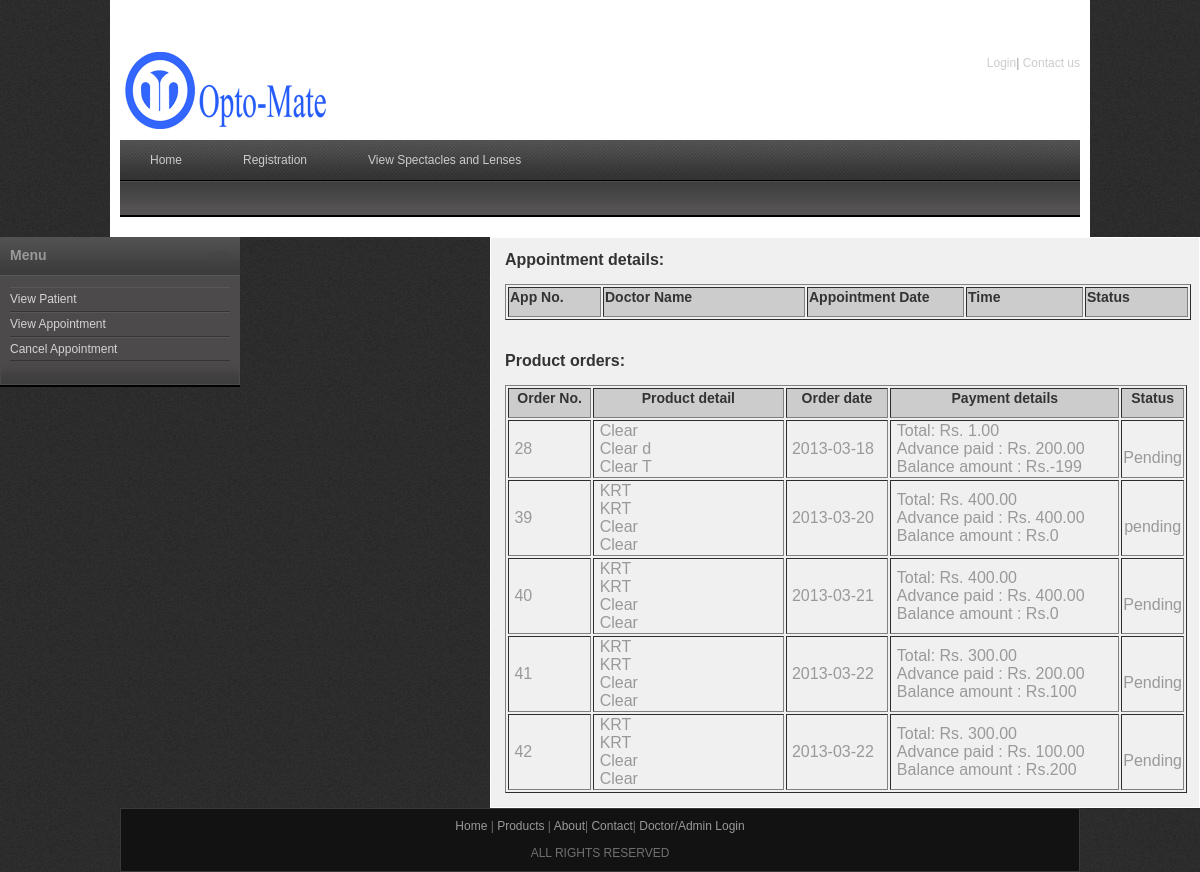
Screenshot of /patienthome.php with the database file from the repository.
### tables this page shows
CREATE TABLE IF NOT EXISTS `orders` (
  `order_id` int(10) NOT NULL AUTO_INCREMENT,
  `admin_id` int(10) NOT NULL,
  `test_id` int(10) NOT NULL,
  `prod_id` int(10) NOT NULL,
  `order_date` date NOT NULL,
  `total` double(10,2) NOT NULL,
  `dispatch_date` date NOT NULL,
  `payment` double(10,2) NOT NULL,
  `status` varchar(30) NOT NULL,
  PRIMARY KEY (`order_id`)
);

CREATE TABLE IF NOT EXISTS `products` (
  `prod_id` int(10) NOT NULL AUTO_INCREMENT,
  `branch_id` int(10) NOT NULL,
  `name` varchar(50) NOT NULL,
  `product_type` varchar(50) NOT NULL,
  `sub_type` varchar(25) NOT NULL,
  `image` varchar(100) NOT NULL,
  `color` varchar(20) NOT NULL,
  `cost` double(10,2) NOT NULL,
  `quantity` int(10) NOT NULL,
  PRIMARY KEY (`prod_id`)
);

### patienthome.php (the view, shortened to what this page needs)
<?php
include("includes/header.php");
?>
    <div id="templatemo_main">
   		<div id="sidebar" class="float_l">
        	<div class="sidebar_box"><span class="bottom"></span>
            	<?php
				include("sidebar.php");
				?>
            </div>
   		</div>
      <div id="content" class="float_r">
        <h4><strong> Appointment details:</strong></h4>
        <table width="686" border="1">
<tr bgcolor="#CCCCCC">
  <td width="89" height="23"><h5><strong>App No.</strong></h5></td>
        <td width="198"><h5><strong>Doctor Name</strong></h5></td>
                <td width="153"><h5><strong>Appointment Date</strong></h5></td>
                    <td width="113"><h5><strong>Time</strong></h5></td>
                <td width="99"><h5><strong>Status</strong></h5></td>
      </tr>
          </table>
          <br /><br />
        <h4> <strong>Product orders:</strong></h4>
        <table width="682" border="1">
            <tr bgcolor="#CCCCCC">
              <th width="80" scope="col"><h5><strong>Order No.</strong></h5></th>
              <th width="189" scope="col"><h5><strong>Product detail</strong></h5></th>
              <th width="100" scope="col"><h5><strong>Order date</strong></h5></th>
              <th width="228" scope="col"><h5><strong>Payment details</strong></h5></th>
              <th width="51" scope="col"><h5><strong>Status</strong></h5></th>
          </tr>
            <?php
			$dt= date("Y-m-d");
$resorders =  mysql_query("SELECT * FROM  orders WHERE  dispatch_date <  '$dt' AND status='Pending' AND payment >='1'");
			while($recrows = mysql_fetch_array($resorders))
			{
           echo " <tr>
              <td>&nbsp;$recrows[order_id]</td>
              <td>";
			  $restorders2 =  mysql_query("SELECT * FROM orders where test_id ='$recrows[test_id]'");
			  		while($recrows2 = mysql_fetch_array($restorders2))
					{
						 $restorders3 =  mysql_query("SELECT * FROM products where prod_id ='$recrows2[prod_id]'");
			  				while($recrows3 = mysql_fetch_array($restorders3))
							{
							echo "&nbsp;".$recrows3[name]. "<br>";
							}
					}
			  echo "</td>
              <td>&nbsp;$recrows[order_date]</td>
              <td>&nbsp;Total: Rs. $recrows[total]<br>
			  &nbsp;Advance paid : Rs. $recrows[payment]<br>";
			 echo "&nbsp;Balance amount : Rs.". $balamt = $recrows[total]-$recrows[payment];
			  echo "</td>  <td align='center'>&nbsp;
			  $recrows[status]
			  </td></tr>";
            }
            ?>
          </table>
      </div>
  </div>
    <?php
include("includes/footer.php");
?>

### CSS/templatemo_style.css (style rules this page uses)
body { margin: 0; padding: 0; color: #999; font-family: Tahoma, Geneva, sans-serif; font-size: 12px; line-height: 1.4em; background-color: #2e2e2e; background-repeat: repeat; background-image: url(../images/templatemo_body.jpg) }
h1, h2, h3, h4, h5, h6 { color: #333; font-weight: normal; }
h4 { font-size: 16px; margin: 0 0 15px; padding: 0; }
h5 { font-size: 14px; margin: 0 0 10px; padding: 0; }
.float_l { float: left }
.float_r { float: right }
#templatemo_main { width: 100%; margin-bottom: 10px; }
#content { width: 680px; background: #f0f0f0; border: 1px solid #fff; padding: 14px; }
#sidebar { width: 240px }
.sidebar_box { position: relative; background: #4c4a4a; margin-bottom: 36px; }
.sidebar_box span.bottom { position: absolute; bottom: -26px; left: 0; width: 240px; height: 26px; background: url(../images/templatemo_sidebar_bottom.jpg) }

### rows the page displays
orders: order_id "28", order_date "2013-03-18", total "1.00", payment "200.00", $balamt = $recrows[total]-$recrows[payment] "-199", status "Pending"
products: name "Clear"
products: name "Clear d"
products: name "Clear T"
orders: order_id "39", order_date "2013-03-20", total "400.00", payment "400.00", $balamt = $recrows[total]-$recrows[payment] "0", status "pending"
products: name "KRT"
orders: order_id "40", order_date "2013-03-21", total "400.00", payment "400.00", $balamt = $recrows[total]-$recrows[payment] "0", status "Pending"
orders: order_id "41", order_date "2013-03-22", total "300.00", payment "200.00", $balamt = $recrows[total]-$recrows[payment] "100", status "Pending"
orders: order_id "42", order_date "2013-03-22", total "300.00", payment "100.00", $balamt = $recrows[total]-$recrows[payment] "200", status "Pending"
